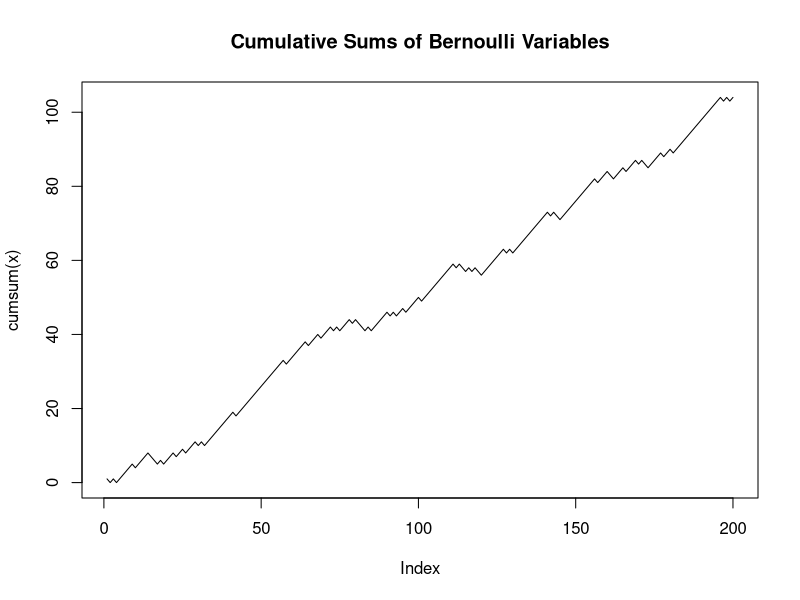

The R source for this figure:
n <- 200 # assigning the value 200 to the variable n
# generate a sample of random numbers based on the probabilities supplied to the sample function
x <- sample(c(-1,1), n, replace = T, prob = c(.2,.8))
# we plot the graph of cumulative sums of Bernoulli variables passing in the cumsum function into the plot function and the other required parameters
plot(cumsum(x), type ='l', main = 'Cumulative Sums of Bernoulli Variables')
